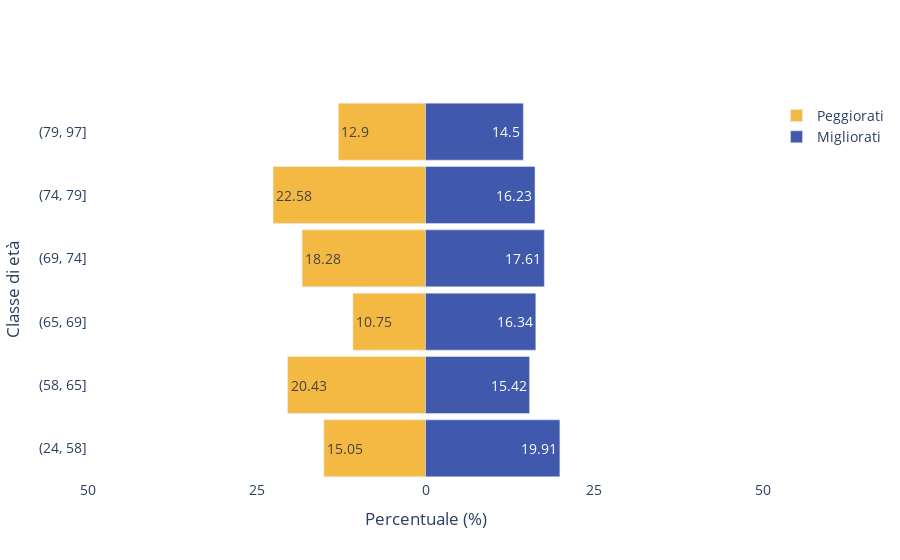

Source (notebook cell):
### Markdown cell above
Creazione della visualizzazione a piramide relativa alla percentuale di migliorati e peggiorati per ogni classe di età

### Code cell
#creazione finestra grafico
fig = go.Figure()
#creazione layout grafico con nome degli assi, titolo del grafico, etichette dei dati degli assi e grandezza del font
fig.update_layout(go.Layout(plot_bgcolor='rgba(0,0,0,0)',
                            yaxis=go.layout.YAxis(title='Classe di età'),
                            xaxis=go.layout.XAxis(
                                range=[-0.5, 0.5],
                                tickvals=[-0.5, -0.25, 0, 0.25, 0.5],
                                ticktext=[50, 25, 0, 25, 50],
                                title='Percentuale (%)'),
                            barmode='overlay',
                            # title="",
                            bargap=0.1,
                            font=dict(
                                size=14,
                            )

                            ))
#creazione della porzione di piramide relativo alla percentuale di peggiorati
fig.add_trace(go.Bar(y=dataframe["gruppo_eta"].to_list(), x=dataframe["peggiorati"],
                     orientation='h',
                     name='Peggiorati',
                     text=(dataframe["peggiorati"] *
                           100).abs().round(2).to_list(),
                     hoverinfo='skip',

                     marker=dict(color='#F4B942'),
                     textposition='auto',
                     ),)
#creazione della porzione di piramide relativo alla percentuale di migliorati
fig.add_trace(go.Bar(y=dataframe["gruppo_eta"].to_list(), x=dataframe["migliorati"],
                     orientation='h',
                     text=(dataframe["migliorati"] *
                           100).abs().round(2).to_list(),
                     name='Migliorati',
                     hoverinfo='skip',
                     marker=dict(color='#4059AD'),
                     textposition='auto',
                     ))

#visualizzazione grafico
fig.show()

### Figure 1 — Plotly figure (JSON) as saved in the notebook; plotly's stock layout.template omitted (floating-point values rounded to 4 significant figures)
{"data": [{"hoverinfo": "skip", "marker": {"color": "#F4B942"}, "name": "Peggiorati", "orientation": "h", "text": ["15.05", "20.43", "10.75", "18.28", "22.58", "12.9"], "textposition": "auto", "type": "bar", "x": [-0.1505, -0.2043, -0.1075, -0.1828, -0.2258, -0.129], "y": ["(24, 58]", "(58, 65]", "(65, 69]", "(69, 74]", "(74, 79]", "(79, 97]"]}, {"hoverinfo": "skip", "marker": {"color": "#4059AD"}, "name": "Migliorati", "orientation": "h", "text": ["19.91", "15.42", "16.34", "17.61", "16.23", "14.5"], "textposition": "auto", "type": "bar", "x": [0.1991, 0.1542, 0.1634, 0.1761, 0.1623, 0.145], "y": ["(24, 58]", "(58, 65]", "(65, 69]", "(69, 74]", "(74, 79]", "(79, 97]"]}], "layout": {"bargap": 0.1, "barmode": "overlay", "font": {"size": 14}, "plot_bgcolor": "rgba(0,0,0,0)", "xaxis": {"range": [-0.5, 0.5], "ticktext": [50, 25, 0, 25, 50], "tickvals": [-0.5, -0.25, 0, 0.25, 0.5], "title": {"text": "Percentuale (%)"}}, "yaxis": {"title": {"text": "Classe di età"}}}}
